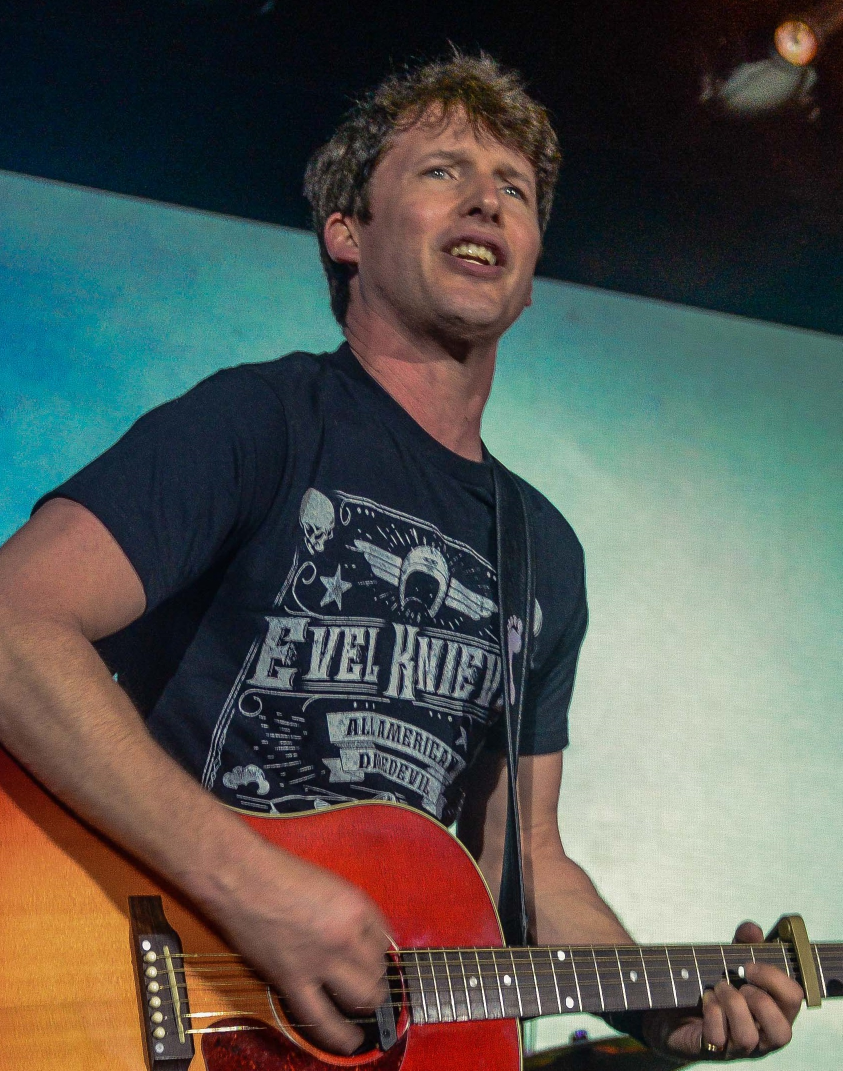
#> input picture 1/1.1-1.15/crop/James_Blunt2.jpg, 1685 x 2141 px (shown at 1/2 size)
$ python crop.py
#> lines starting #> are read from the running program, lines starting #| are printed output that depends on the picture
import cv2
import matplotlib.pyplot as plt
import imutils


image = cv2.imread("James_Blunt2.jpg")
#> image is the input picture: shape (2141, 1685, 3); mean B, G, R 82.2, 87.6, 86.7
plt.imshow(imutils.opencv2matplotlib(image))
plt.show()

# 把上尉诗人的脸部截取出来
face = image[155:639, 725:1086]
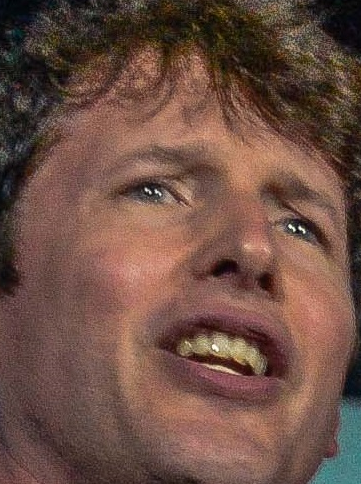
#> face: shape (484, 361, 3); mean B, G, R 68.6, 79.5, 110.1
cv2.imshow("Face", face)
cv2.waitKey(0)

# 把吉他的部分截取出来
body = image[1467:2125, 0:1675]
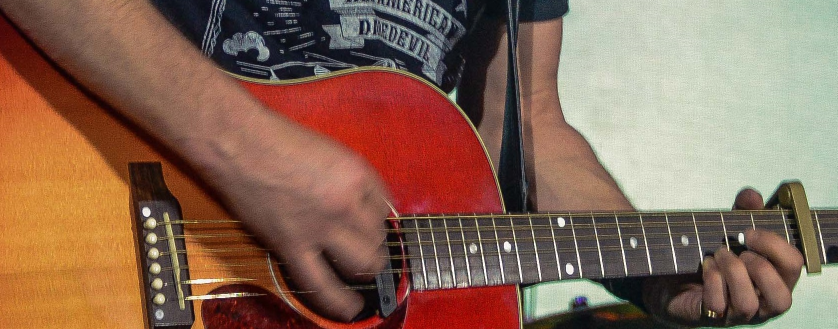
#> body: shape (658, 1675, 3) (shown at 1/2 size); mean B, G, R 86.8, 105.1, 137.8
cv2.imshow("Body", body)
cv2.waitKey(0)
